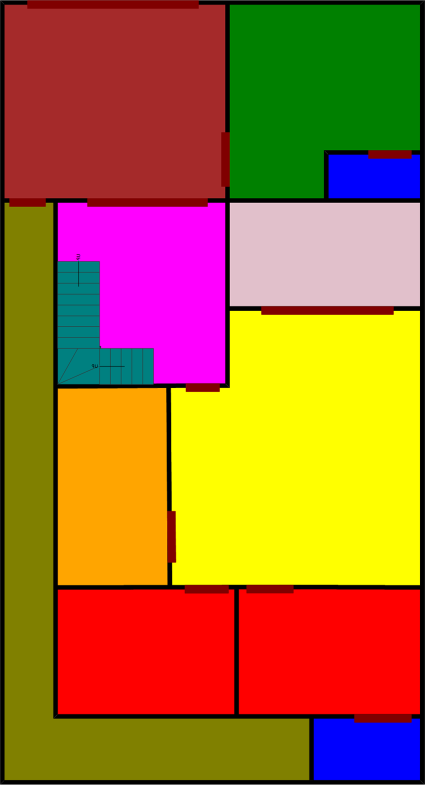
#> input picture models/Model_2.0/dataset/10_marla/10Marla_GF_FP_016_V03.png, 849 x 1570 px (shown at 1/2 size); its folder holds only this picture in this run
$ python 1_generate_metadata_count_v2.py
#> lines starting #> are read from the running program, lines starting #| are printed output that depends on the picture; after the words box and inside, x2 and y2 are one past the last pixel; in counts of white or black regions, pixels touching at a corner belong together
# --- START OF FILE generate_metadata.py ---

import os
import json
import numpy as np
import cv2  # Using OpenCV for image processing
import argparse
import re
import logging
import sys  # Add this if not already imported
import pandas as pd  # Add this line to import pandas
from datetime import datetime
from collections import defaultdict

# --- Configuration ---

# Setup logging
logging.basicConfig(level=logging.INFO, format='%(asctime)s - %(levelname)s - %(message)s')

# Base directory containing subfolders like '5_marla', '10_marla' (can be overridden by args)
DEFAULT_BASE_DATA_DIR = "./dataset"
# Base output directory (can be overridden by args)
DEFAULT_OUTPUT_DIR = "./data/raw"

# Define color mapping (Name -> RGB) - Consistent with original spec
COLOR_MAP = {
    'Bedroom': [255, 0, 0],          # Red
    'Bathroom': [0, 0, 255],         # Blue
    'Kitchen': [255, 165, 0],        # Orange
    'DrawingRoom': [0, 128, 0],     # Green
    'Garage': [165, 42, 42],         # Brown
    'Lounge': [255, 255, 0], # Yellow (Corrected Name)
    'Backyard': [50, 205, 50],       # Lime Green
    'Stairs': [0, 128, 128],         # Teal
    'Store': [128, 0, 128], # Purple (Corrected Name)
    'OpenSpace': [0, 255, 255],     # Cyan
    'PrayerRoom': [127, 127, 127],  # Grayish/Check RGB - Assuming original was right
    'Staircase': [153, 51, 255],     # Violet
    'Lobby': [255, 0, 255],          # Magenta
    'Lawn': [64, 224, 208],          # Turquoise
    'Dining': [225, 192, 203],       # Pink
    'ServantQuarter': [75, 0, 130], # Indigo (Corrected Name)
    'Passage': [128, 128, 0],        # Olive Green
    'Laundry': [230, 230, 250],      # Lavender
    'DressingArea': [255, 127, 80], # Coral (Corrected Name)
    'SideGarden': [255, 215, 0],    # Gold
    'Library': [255, 191, 0],        # Amber
    'Wall': [0, 0, 0],              # Black
    'Door': [128, 0, 0],             # Mahogany
    'Background': [255, 255, 255]    # White (Often ignored but good to define)
}

# List of room types that should be counted using connected components
# Excludes Walls, Door, Background
ROOM_TYPES_TO_COUNT = [
    'Bedroom', 'Bathroom', 'Kitchen', 'DrawingRoom', 'Garage',
    'Lounge', 'Backyard', 'Stairs', 'Store',
    'OpenSpace', 'PrayerRoom', 'Staircase', 'Lobby', 'Lawn', 'Dining',
    'ServantQuarter', 'Passage', 'Laundry', 'DressingArea',
    'SideGarden', 'Library',
]

# Dimensions mapping (Canonical PlotSize -> Dict) - Consistent with original spec
DIMENSION_MAP = {
    '5Marla': {
        'feet': [25, 45], 'inches': [6.338, 11.338], 'pixels': [608, 1088],
        'dpi': 96, 'aspect_ratio': 0.559, 'bit_depth': 24
    },
    '10Marla': {
        'feet': [35, 65], 'inches': [8.833, 16.344], 'pixels': [849, 1570],
        'dpi': 96, 'aspect_ratio': 0.541, 'bit_depth': 24
    },
    '20Marla': {
        'feet': [50, 90], 'inches': [12.583, 22.594], 'pixels': [1209, 2170],
        'dpi': 96, 'aspect_ratio': 0.557, 'bit_depth': 24
    }
}

# Regex for Filename Parsing (from step 1.2.py)
# Example: 5Marla_GF_FP_001_V01.png
FILENAME_PATTERN = re.compile(
    r"^(?P<PlotSize>\d+Marla)_"
    r"(?P<FloorLevel>GF)_"
    r"(?P<PlanType>FP)_"
    r"(?P<FP_Number>\d+)_"
    r"(?P<Version>V\d+)"
    r"\.png$",
    re.IGNORECASE
)

# Minimum pixel area for a region to be counted (from auto_count_rooms.py)
# Helps filter noise/small artifacts. Adjust if needed.
MIN_AREA_THRESHOLD = 80 # Pixels

# --- Helper Function to create RGB -> Name mapping ---
def get_rgb_to_name_map(color_map):
    rgb_map = {}
    for name, rgb in color_map.items():
        rgb_tuple = tuple(rgb)
        if rgb_tuple in rgb_map:
             # Handle duplicate colors (like Library/Amber) - Append name
             existing_name = rgb_map[rgb_tuple]
             if isinstance(existing_name, list):
                 existing_name.append(name)
             else:
                 rgb_map[rgb_tuple] = [existing_name, name]
        else:
            rgb_map[rgb_tuple] = name
    return rgb_map

RGB_TO_NAME_MAP = get_rgb_to_name_map(COLOR_MAP)

# --- Core Analysis Function ---
def analyze_floor_plan_updated(image_path):
    """
    Analyzes a floor plan image using filename parsing and connected components
    for accurate room counting and area calculation, including individual room areas.

    Args:
        image_path (str): Path to the floor plan image.

    Returns:
        dict: Dictionary containing metadata about the floor plan, or None on error.
    """
    file_name = os.path.basename(image_path)
    logging.debug(f"Analyzing: {file_name}")

    # 1. Parse Filename
    match = FILENAME_PATTERN.match(file_name)
    if not match:
        logging.warning(f"Filename pattern mismatch, skipping: {file_name}")
        return None

    try:
        extracted_data = match.groupdict()
        plot_type = extracted_data['PlotSize']
        # Normalize plot_type capitalization for DIMENSION_MAP lookup (e.g., 5marla -> 5Marla)
        plot_type_canonical = plot_type[:-5].capitalize() + "Marla"  # Simple capitalization

    except Exception as e:
        logging.error(f"Error parsing filename components for {file_name}: {e}")
        return None

    # 2. Load Image
    try:
        image_bgr = cv2.imread(image_path)
#> image_bgr is the input picture: shape (1570, 849, 3); mean B, G, R 45.3, 107.4, 169.4
        if image_bgr is None:
            raise ValueError(f"Could not load image: {image_path}")
        # Convert BGR (OpenCV default) to RGB
        image_rgb = cv2.cvtColor(image_bgr, cv2.COLOR_BGR2RGB)
        height, width, _ = image_rgb.shape
        logging.debug(f"Image loaded: {width}x{height}")

    except Exception as e:
        logging.error(f"Error loading image {file_name}: {e}")
        return None

    # 3. Room Counting and Area Calculation using Connected Components
    room_counts = defaultdict(int)
    room_areas_pixels = defaultdict(int)
    room_instances = defaultdict(list)  # New: Track individual room instances and their areas
    total_valid_area_pixels = 0  # Sum of areas for counted room types

    # Efficiently create masks for all defined colors
    masks = {}
    for rgb_tuple, name_or_list in RGB_TO_NAME_MAP.items():
        # Create mask for this exact RGB color
        mask = cv2.inRange(image_rgb, np.array(rgb_tuple), np.array(rgb_tuple))
        masks[rgb_tuple] = mask
#> this loop made 24 passes
#> pass 1, in analyze_floor_plan_updated, `mask = cv2.inRange(image_rgb, np.array(rgb_tuple), np.array(rgb_tuple))`:
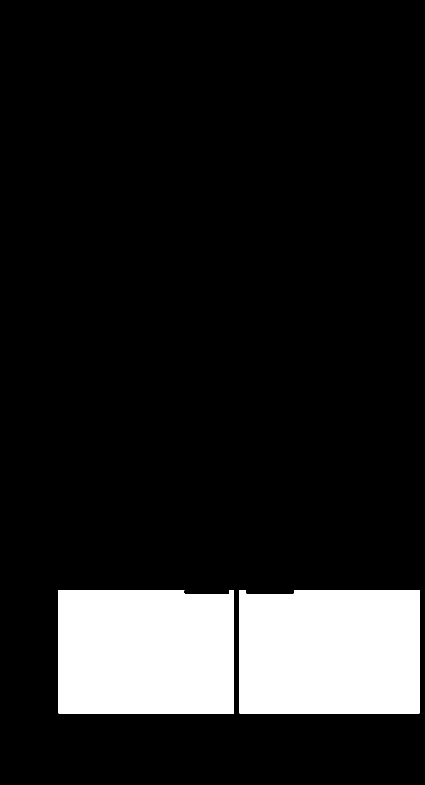
#> mask: shape (1570, 849) (shown at 1/2 size); 13.1% white; 2 white regions, box (x1, y1, x2, y2) and area: (479, 1180, 839, 1427) 88154, (116, 1180, 468, 1427) 85981
#> pass 2, in analyze_floor_plan_updated, `mask = cv2.inRange(image_rgb, np.array(rgb_tuple), np.array(rgb_tuple))`:
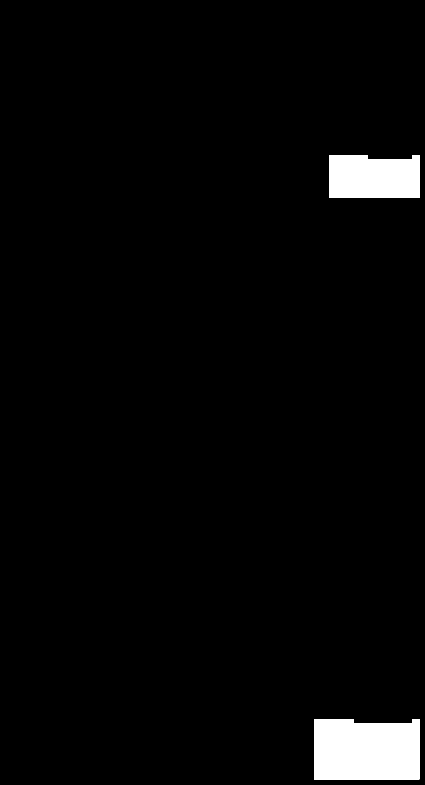
#> mask: shape (1570, 849) (shown at 1/2 size); 3% white; 2 white regions, box (x1, y1, x2, y2) and area: (628, 1438, 839, 1559) 24589, (658, 310, 840, 396) 14851
#> pass 3, in analyze_floor_plan_updated, `mask = cv2.inRange(image_rgb, np.array(rgb_tuple), np.array(rgb_tuple))`:
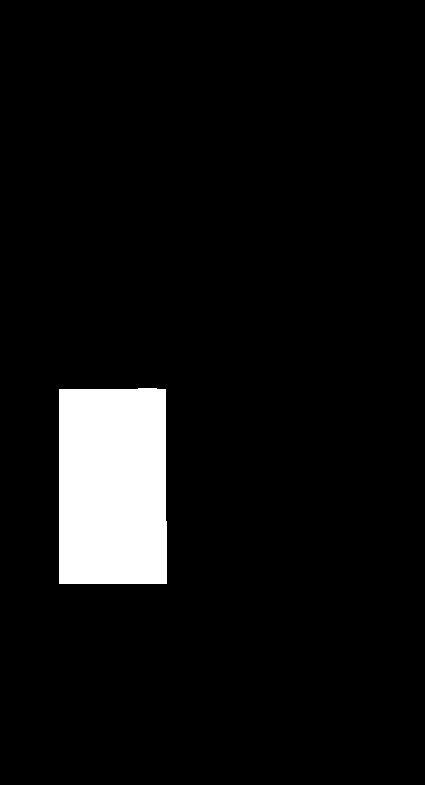
#> mask: shape (1570, 849) (shown at 1/2 size); 6.3% white; 2 white regions, box (x1, y1, x2, y2) and area: (118, 778, 333, 1168) 83283, (276, 777, 314, 778) 38
#> after the loop, masks = 24 items

    logging.debug(f"Starting connected components analysis for {len(ROOM_TYPES_TO_COUNT)} room types.")
    processed_room_names = set()  # Keep track if a room type was processed

    for room_name in ROOM_TYPES_TO_COUNT:
        target_rgb_list = COLOR_MAP.get(room_name)
        if not target_rgb_list:
            logging.warning(f"Color definition not found for room type: {room_name}. Skipping count.")
            continue

        target_rgb_tuple = tuple(target_rgb_list)

        # Avoid processing same color mask multiple times if names share color
        if room_name in processed_room_names:
            continue

        # Get the binary mask for this color
        binary_mask = masks.get(target_rgb_tuple)
        if binary_mask is None or np.count_nonzero(binary_mask) == 0:
            # logging.debug(f"No pixels found for {room_name} ({target_rgb_tuple})")
            continue  # Skip if no pixels match this color

        # Find connected components
        num_labels, labels, stats, centroids = cv2.connectedComponentsWithStats(binary_mask, connectivity=8)

        count_for_room = 0
        area_for_room = 0
        instance_areas = []  # New: Store areas of individual instances

        # Iterate through components (label 0 is background)
        for i in range(1, num_labels):
            area = stats[i, cv2.CC_STAT_AREA]
            if area >= MIN_AREA_THRESHOLD:
                count_for_room += 1
                area_for_room += area
                instance_areas.append(area)  # New: Add this instance's area

        # Handle shared colors (assign count/area to all names sharing the color)
        name_at_rgb = RGB_TO_NAME_MAP.get(target_rgb_tuple)
        room_names_for_color = []
        if isinstance(name_at_rgb, list):
            room_names_for_color.extend(name_at_rgb)
        elif isinstance(name_at_rgb, str):
            room_names_for_color.append(name_at_rgb)

        for rn in room_names_for_color:
            if rn in ROOM_TYPES_TO_COUNT:  # Only update if it's a type we care about counting
                room_counts[rn] = count_for_room
                room_areas_pixels[rn] = area_for_room
                room_instances[rn] = instance_areas.copy()  # New: Store instances
                processed_room_names.add(rn)  # Mark as processed
                logging.debug(f"  Counted {rn}: {count_for_room} regions, {area_for_room}px area.")
#> this loop made 21 passes
#> (num_labels, stats, centroids) on passes 4, 5, 6, 15: (2, [[0, 0, 849, 1570, 1206971], [461, 12, 377, 383, 125959]], [[401.9, 847.4], [635.5, 182]]), (2, [[0, 0, 849, 1570, 1169207], [12, 12, 437, 383, 163723]], [[451.3, 865.6], [228.9, 205.5]]), (2, [[0, 0, 849, 1570, 1083648], [343, 622, 496, 547, 249282]], [[382.3, 755.4], [605.3, 911]]), (2, [[0, 0, 849, 1570, 1256399], [461, 407, 377, 203, 76531]], [[410.3, 801.3], [649, 508]])
#> pass 1, in analyze_floor_plan_updated, `num_labels, labels, stats, centroids = cv2.connectedComponentsWithStat..`:
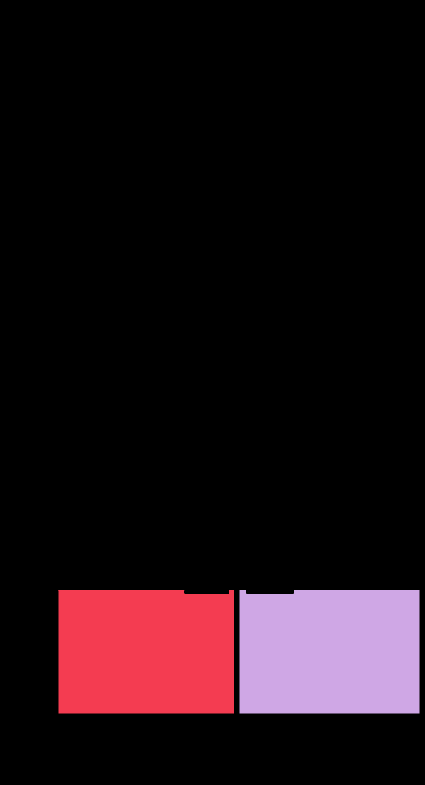
#> labels: shape (1570, 849) int32 (shown at 1/2 size); 3 distinct labels, from 0 to 2; one colour per label, 0 black
#> after the loop, processed_room_names = 10 items; room_areas_pixels = 10 items; room_counts = 10 items; room_instances = 10 items
#> (the rest of the program and of its run is left out)
